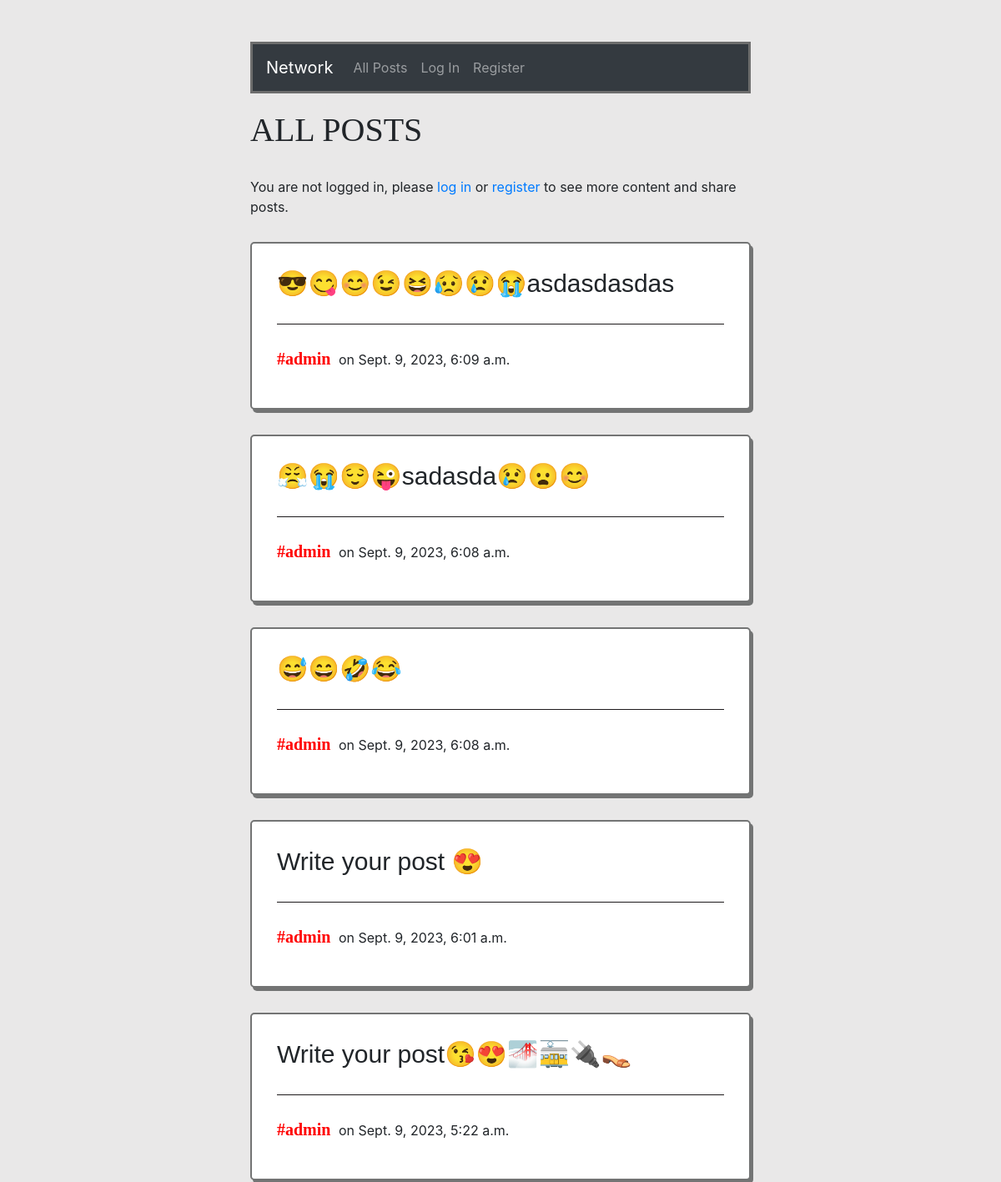
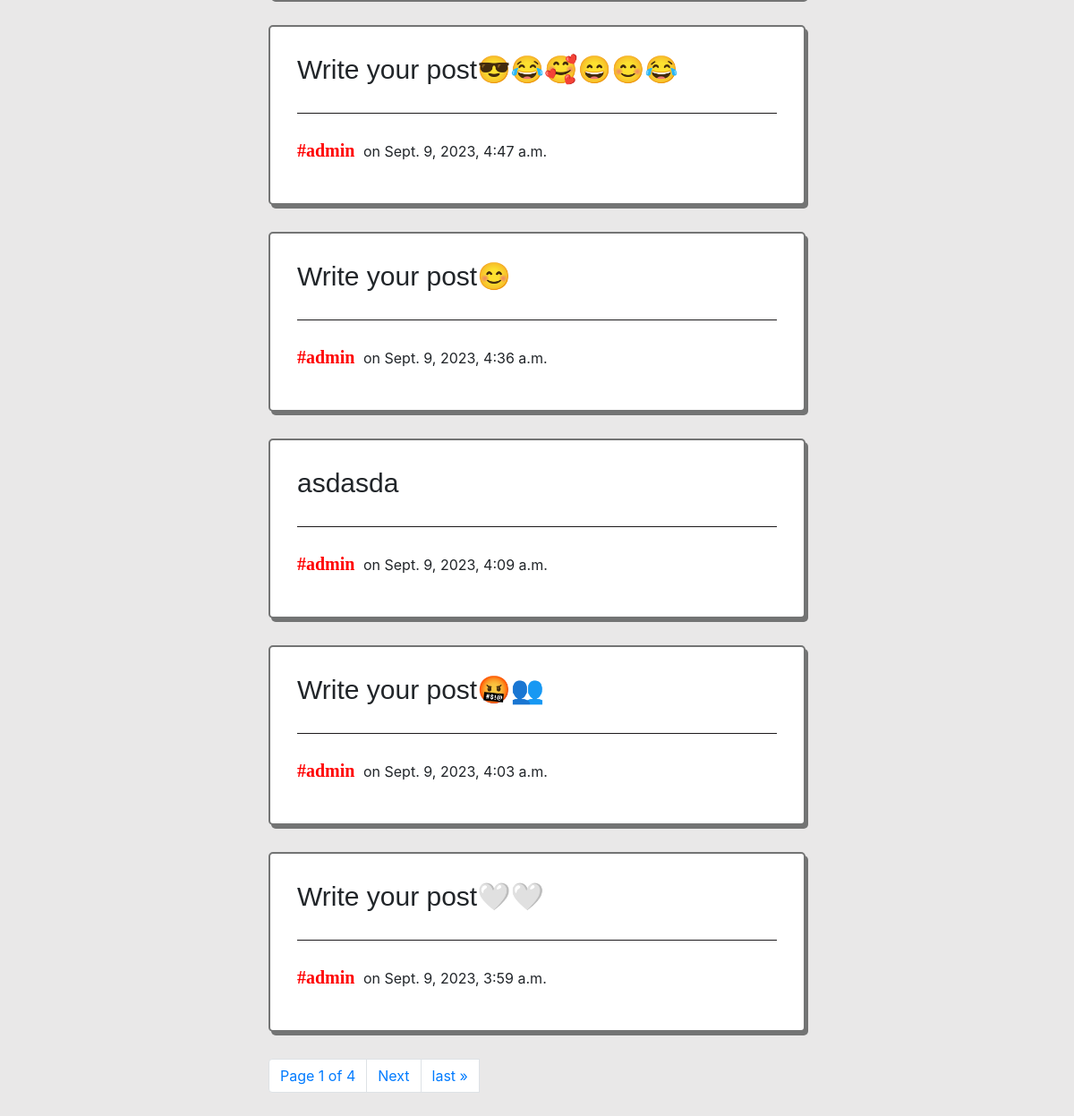
The page / on the database its author committed (2 pictures, top to bottom).
### network/models.py (models this page shows, shortened)
class Post(models.Model):
    content = models.CharField(max_length=260)
    user = models.ForeignKey(User, on_delete=models.CASCADE, related_name="writer")
    date = models.DateTimeField(auto_now_add=True)

class User(AbstractUser):
    pass

### network/views.py (the view)
# urls.py: path("", views.index, name="index"),
def index(request):
    allPosts = Post.objects.all().order_by("id").reverse()
    paginator = Paginator(allPosts, 10)
    page_number = request.GET.get('page')
    page_obj = paginator.get_page(page_number)
    likes = Like.objects.all()
    whoYouLiked = []
    try:
        for like in likes:
            if like.user.id == request.user.id:
                whoYouLiked.append(like.post.id)
    except:
        whoYouLiked =[]
    return render(request, "network/index.html", {
        "allPosts": allPosts,
        "page_obj": page_obj,
        "whoYouLiked": whoYouLiked
    })

### network/templates/network/index.html (shortened to what this page needs)
{% extends "network/layout.html" %}
{% block body %}
    <div id="body">
        <h1 style="font-family:fantasy">ALL POSTS</h1>
        <br>
        {% if user.is_authenticated %}
            <h2 style="font-family:fantasy">New Post</h2>
            <form action="{% url 'addPost' %}" method="POST" onsubmit="return checkEmpty(this.content)">
                {% csrf_token %}
                <textarea name="content" id="postContent" style="font-size: 30px; font-family:'Gill Sans', 'Gill Sans MT', Calibri, 'Trebuchet MS', sans-serif;" onclick="clearDefaultText(this)" onblur="restoreDefaultText(this)" oninput="checkDefaultText(this)">Write your post 😍</textarea>
                <br>
                <input type="submit" name="" id="" class="sendButton" value="Send">
                <button type="button" class="emojiButton" data-toggle="modal" data-target="#emojiModal">
                    Emoji List
                </button>
                <div class="modal fade" id="emojiModal" tabindex="-1" role="dialog" aria-labelledby="emojiModalLabel" aria-hidden="true">
                    <div class="modal-dialog" role="document">
                        <div class="modal-content">
                            <div class="modal-header">
                                <h5 class="modal-title" id="emojiModalLabel" style="font-family: fantasy; font-size: 30px;">Emoji List</h5>
                                <button type="button" class="close" data-dismiss="modal" aria-label="Close">
                                    <span aria-hidden="true">&times;</span>
                                </button>
                            </div>
                            <div class="modal-body">
                                <ul id="emojiListInModal">
                                </ul>
                            </div>
                            <div class="modal-footer">
                                <button type="button" class="btn btn-secondary" data-dismiss="modal">Close</button>
                            </div>
                        </div>
                    </div>
                </div>
            </form>
            <br>
            <br>
            <br>
        {% else %}
        <p>You are not logged in, please <a href="{% url 'login' %}">log in</a> or <a href="{% url 'register' %}">register</a> to see more content and share posts.</p>
        {% endif %}
        {% for post in page_obj %}
            <div class="allPosts">
                <h6 class="content" id="content_{{ post.id }}">{{ post.content }}</h6>
                <br>
                <h5 class="username"><a style="color: red; font-weight: bold; font-family:cursive" href="{% url 'profile' user_id=post.user.id %}">#{{ post.user }}</a></h5>
                <p class="date">on {{ post.date }}</p>
            </div>
        {% endfor %}
    <nav aria-label="Page navigation example">
        <ul class="pagination">
                <li class="page-item"><a href="" class="page-link">Page {{ page_obj.number }} of {{ page_obj.paginator.num_pages }}</a></li>
            {% if page_obj.has_next %}
                <li class="page-item"><a class="page-link" href="?page={{ page_obj.next_page_number }}">Next</a></li>
                <li class="page-item"><a class="page-link" href="?page={{ page_obj.paginator.num_pages }}">last &raquo;</a></li>
                <br>
                <br>
            {% endif %}
        </ul>
      </nav>
    </div>
{% endblock %}

### network/static/network/styles.css (style rules this page uses)
#body { padding-top: 20px; }
.allPosts { border: 2px solid #737474; border-radius: 5px 5px 5px 5px; box-shadow: 3px 4px #737474; padding-top: 30px; padding-bottom: 30px; padding: 30px; margin-bottom: 30px; margin-top: 30px; background-color: white; }
.content { font-size: 30px; font-family:'Gill Sans', 'Gill Sans MT', Calibri, 'Trebuchet MS', sans-serif; border-bottom: 1px solid #1d1a1c; padding-bottom: 30px; margin-bottom: 5px; }
.username, .date { display: inline-block; margin-right: 5px; }

### network/templates/network/layout.html (style rules this page uses)
body { background-color: hwb(0 70% 29% / 0.295); }

### rows shown on the page
Post: content "😎😋😊😉😆😥😢😭asdasdasdas", user "admin", date "Sept. 9, 2023, 6:09 a.m."
Post: content "😤😭😌😜sadasda😢😦😊", user "admin", date "Sept. 9, 2023, 6:08 a.m."
Post: content "😅😄🤣😂", user "admin", date "Sept. 9, 2023, 6:08 a.m."
Post: content "Write your post 😍", user "admin", date "Sept. 9, 2023, 6:01 a.m."
Post: content "Write your post😘😍🌁🚋🔌👡", user "admin", date "Sept. 9, 2023, 5:22 a.m."
Post: content "Write your post😎😂🥰😄😊😂", user "admin", date "Sept. 9, 2023, 4:47 a.m."
Post: content "Write your post😊", user "admin", date "Sept. 9, 2023, 4:36 a.m."
Post: content "asdasda", user "admin", date "Sept. 9, 2023, 4:09 a.m."
Post: content "Write your post🤬👥", user "admin", date "Sept. 9, 2023, 4:03 a.m."
Post: content "Write your post🤍🤍", user "admin", date "Sept. 9, 2023, 3:59 a.m."

### other values the page prints
{{ page_obj.number }} "1"
{{ page_obj.paginator.num_pages }} "4"
